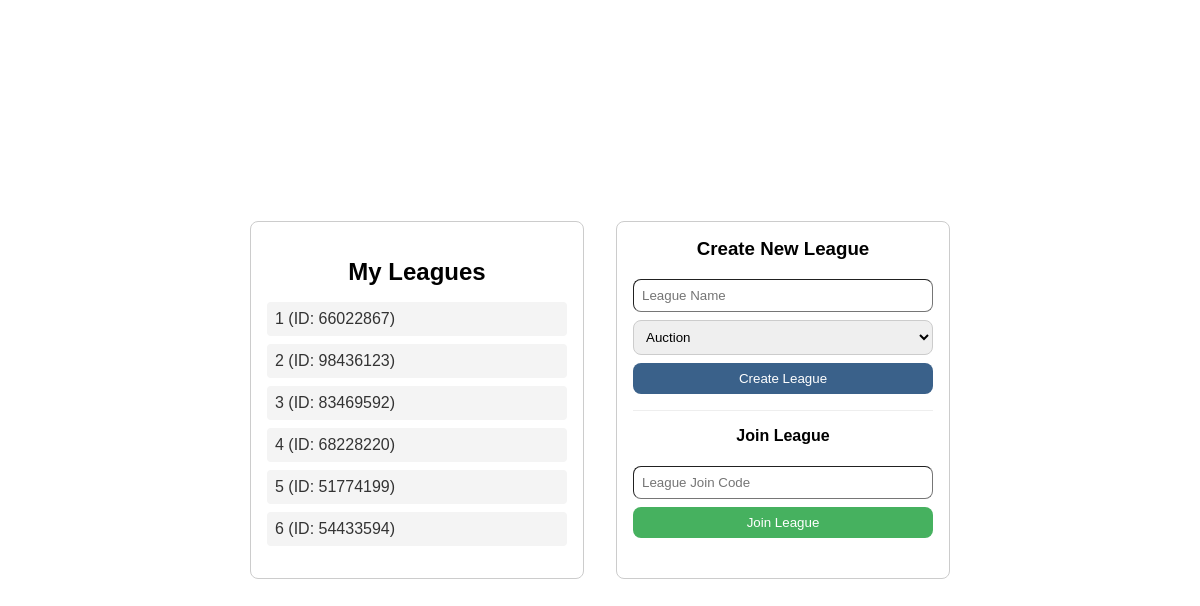
The app's page /dashboard (signed in) with its own data.
### tables this page shows
CREATE TABLE PlayerLeague (
    LID INTEGER PRIMARY KEY,
    draftType TEXT,
    leagueName TEXT,
    ownerAccount INTEGER,
    status TEXT DEFAULT 'initial', -- 'initial', 'draft', 'final'
    FOREIGN KEY (ownerAccount) REFERENCES PlayerAccount(accountID)
);

### app.py (the view)
@app.route('/dashboard', methods=['GET'])
def dashboard():
    conn = sqlite3.connect(DB_FILE)
    conn.row_factory = sqlite3.Row
    cursor = conn.cursor()
    cursor.execute(
        """SELECT pl.LID as id, pl.leagueName as name
            FROM PlayerLeague pL
            JOIN PlayerTeam pt ON pl.LID = pt.LID
            WHERE pt.accountId = ?""",
        (session.get('user_id'),)
        )
    leagues = cursor.fetchall()
    conn.close()
    return render_template('dashboard.html', leagues=leagues)

### templates/dashboard.html (shortened to what this page needs)
<!DOCTYPE html>
<html lang="en">
<head>
    <link rel="stylesheet" href="{{ url_for('static', filename='style.css') }}">
</head>
<body>
    <div class="dashboard-wrapper">
        <div class="leagues-section">
            <h2>My Leagues</h2>
            <ul>
            {% for league in leagues %}
                <li><a href="{{ url_for('league', league_id=league.id )}}">{{ league.name }} (ID: {{ league.id }})</a></li>
            {% endfor %}
            </ul>
        </div>
        <div class="forms-section">
            <div class="create-section">
                <h3>Create New League</h3>
                <form action="/create_league" method="POST">
                    <input type="text" name="leagueName" placeholder="League Name" required>
                    <select name="draftType">
                        <option value="Auction">Auction</option>
                    </select>
                    <button type="submit" class="login-btn">Create League</button>
                </form>
            </div>
            <hr>
            <div class="join-section">
                <h4>Join League</h4>
                <form action="/join_league" method="POST">
                    <input type="text" name="leagueID" placeholder="League Join Code" required>
                    <button type="submit" class="register-btn">Join League</button>
                </form>
            </div>
        </div>
    </div>
</body>
</html>

### static/style.css (style rules this page uses)
body { font-family: sans-serif; display: flex; align-items: center; justify-content: center; height: 100vh; margin: 0; }
h2 { text-align: center; margin-bottom: 2vh; }
input { width: 100%; padding: 0.5rem; margin-bottom: .5rem; border-radius: 8px; box-sizing: border-box; border-width: 1px; }
button { width: 100%; padding: 0.5rem; color: white; border: none; border-radius: 8px; }
.login-btn, .login { background-color: #3a618a; }
.register-btn { background-color: #46b15f; }
.dashboard-wrapper { display: flex; gap: 2rem; align-items: stretch; }
.leagues-section, .forms-section { background: white; padding: 2vh; border-radius: 8px; width: 300px; border: 1px solid #ccc; }
.forms-section h3, .forms-section h4 { margin-top: 0; text-align: center; }
ul { list-style: none; padding: 0; }
li { margin-bottom: 0.5rem; padding: 0.5rem; background: #f4f4f4; border-radius: 4px; }
li a { text-decoration: none; color: #333; display: block; }
select { width: 100%; padding: 0.5rem; margin-bottom: .5rem; border-radius: 8px; border: 1px solid #ccc; }
hr { border: 0; border-top: 1px solid #eee; margin: 1rem 0; }

### records on screen
PlayerLeague: name "1", id "66022867"
PlayerLeague: name "2", id "98436123"
PlayerLeague: name "3", id "83469592"
PlayerLeague: name "4", id "68228220"
PlayerLeague: name "5", id "51774199"
PlayerLeague: name "6", id "54433594"
